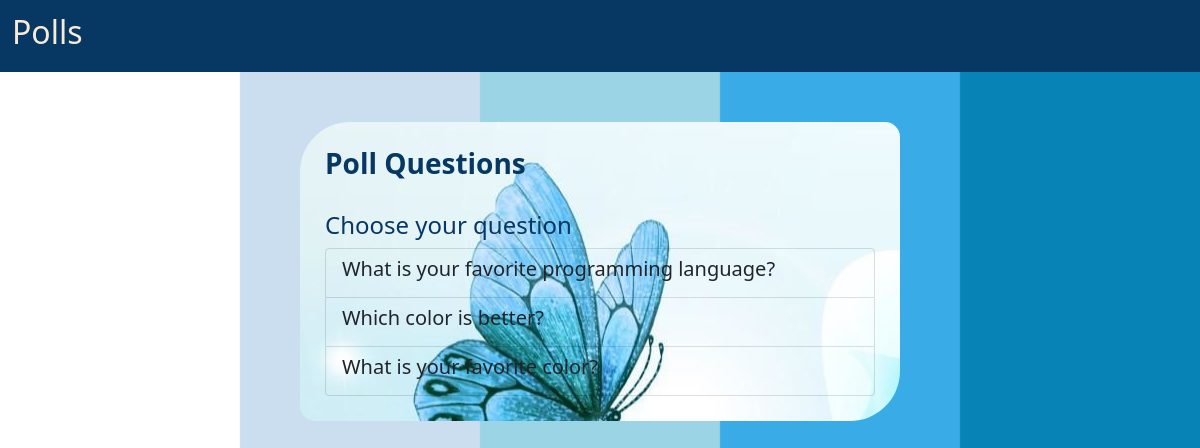
/polls/, run on an earlier commit of the app's database.
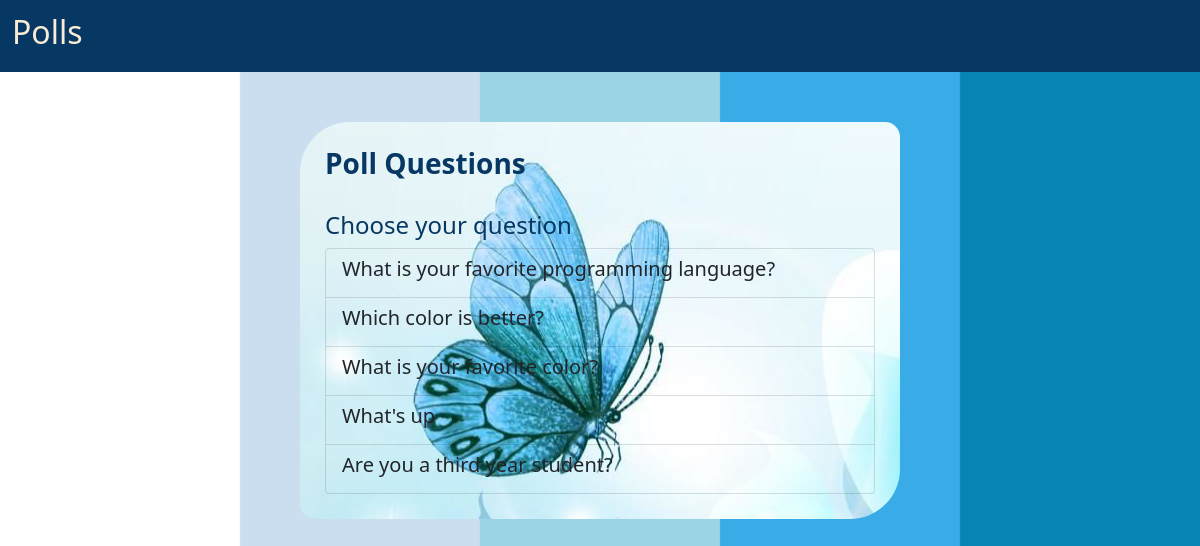
And on a later commit of the database.
### mypolls/models.py (models this page shows, shortened)
class Question(models.Model):
    question = models.CharField(max_length=300)
    pub_date = models.DateTimeField('date published')

### mypolls/views.py (the view)
# urls.py: path('', views.index, name = 'index'),
def index(request):
    questions = Question.objects.all()
    return render(request, 'index.html', {'questions': questions})

### mypolls/templates/index.html
{% extends 'base.html' %}
{% block content %}
<h3><strong>Poll Questions</strong></h3>
    <h4 style="margin-top: 30px;">Choose your question</h4>
<div class="list-group">
    {% for question in questions %}
    <a href=" {% url 'vote' question.id %} " class="list-group-item list-group-item-action">
        <h5>{{question.question}}</h5></a>
   {% endfor %}
</div>
{% endblock %}

### mypolls/templates/base.html (shortened to what this page needs)
<!DOCTYPE html>
{% load static %}
<html lang="en">
<head>
    <link rel="stylesheet" href="https://cdnjs.cloudflare.com/ajax/libs/font-awesome/4.7.0/css/font-awesome.min.css">
    <link href="https://cdn.jsdelivr.net/npm/bootstrap@5.0.1/dist/css/bootstrap.min.css" rel="stylesheet">
    <link rel = stylesheet type="text/css" href="{% static 'polls/style.css' %}">
</head>
<body>
    <nav class="navbar navbar-expand-lg">
      <div class="container-fluid">
        <a class="navbar-brand" href="{% url 'index' %}"><h2>Polls</h2></a>
      </div>
    </nav>
</body>
<div class = "container">
    {% block content %}{% endblock %}
</div>
</html>

### mypolls/static/polls/style.css (style rules this page uses)
body { background: white url("img/nav.png") no-repeat; background-attachment: fixed; background-size: 100%; }
* { padding: 0px; margin: 0px; box-sizing: border-box; }
.navbar { background: #073763; background-attachment: fixed; background-size: 100%; }
.navbar-brand { color: antiquewhite; }
.container { width: 50%; margin-top: 50px; background: white url("img/list.jpg") no-repeat; padding: 25px; color: #073763; border-radius: 50px 15px;; }
.list-group { background: transparent; color: white; }
.list-group-item { background: transparent; }

What changed in the data, as far as the page shows it:
added Question: question "What's up"
added Question: question "Are you a third year student?"
